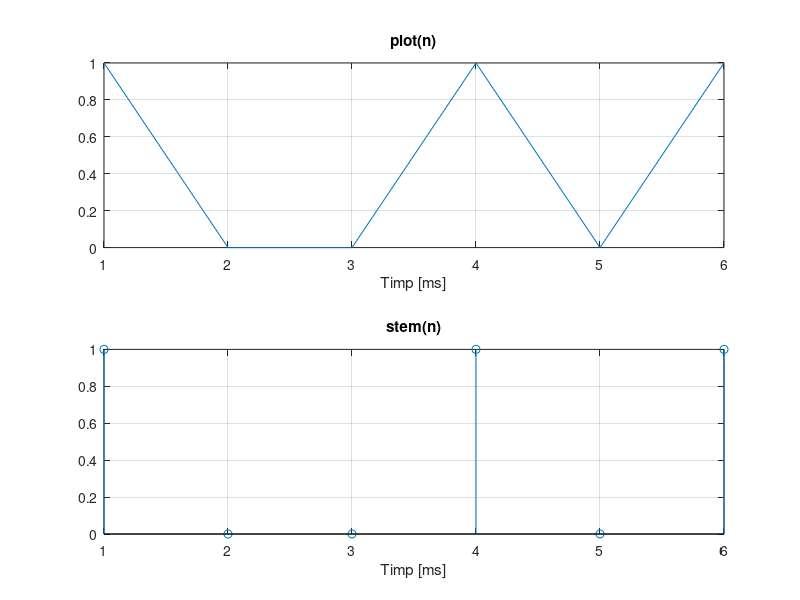

Reproduce this figure in MATLAB.
N = 0.5 * 12;
n = randi([0 1],1,N);
subplot(2,1,1),plot(n),title('plot(n)'),xlabel('Timp [ms]'),grid
subplot(2,1,2),stem(n),title('stem(n)'),xlabel('Timp [ms]'),grid